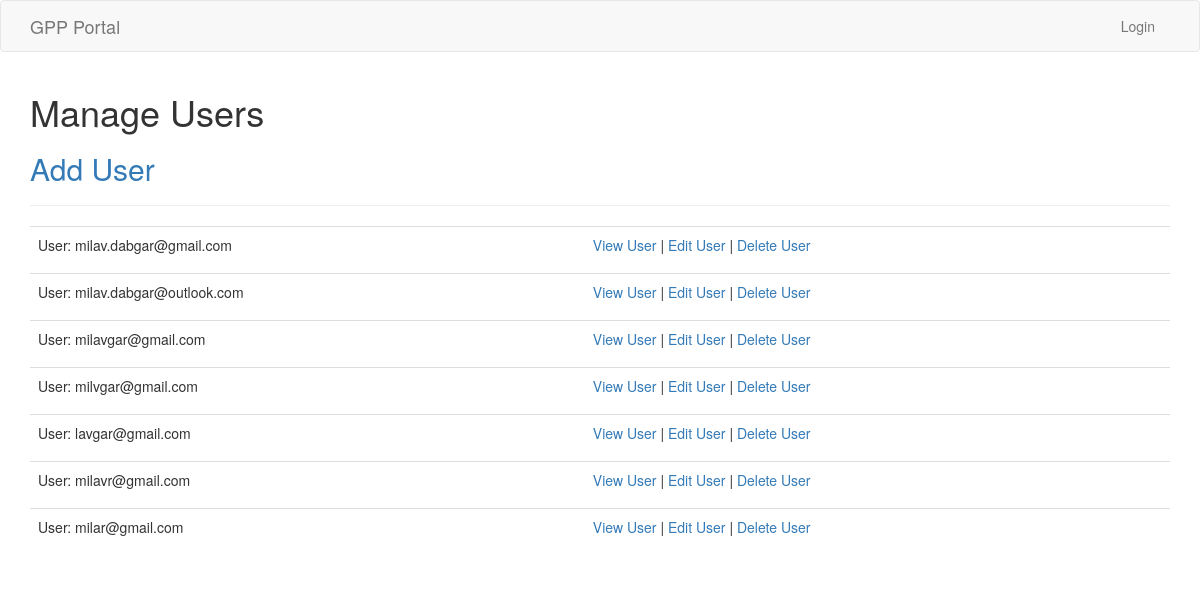
Screenshot of /user/display with the database file from the repository.
### app/models.py (models this page shows, shortened)
class CRUDMixin(db.Model):
    __abstract__ = True  # declares this as an abstract class

class User(UserMixin, CRUDMixin):
    __mapper_args__ = {"polymorphic_identity": "user", "polymorphic_on": "type"}
    id = db.Column(db.Integer, primary_key=True)
    fs_uniquifier = db.Column(db.String(255), unique=True, nullable=False)
    username = db.Column(db.String(80), unique=True)
    email = db.Column(db.String(120), unique=True, nullable=False)
    password = db.Column(db.String(255))
    active = db.Column(db.Boolean())
    confirmed_at = db.Column(db.DateTime)
    first_name = db.Column(db.String(100))
    last_name = db.Column(db.String(100))
    roles = db.relationship(
        "Role", secondary=roles_users, backref=db.backref("users", lazy="dynamic")
    )
    type = db.Column(db.String(50))

class Member(User):
    __mapper_args__ = {"polymorphic_identity": "member"}
    id = db.Column(db.Integer, db.ForeignKey("user.id"), primary_key=True)
    membership_id = db.Column(db.Integer, db.ForeignKey("membership.id"))
    language_preference = db.Column(db.String(50))
    reading_history = db.relationship(
        "Book", secondary=member_books, backref="member", lazy="dynamic"
    )
    book_loans = db.relationship("BookLoan", backref="member", lazy="dynamic")
    purchases = db.relationship("Purchase", backref="member", lazy="dynamic")
    wishlists = db.relationship("Wishlist", backref="member", lazy="dynamic")
    collections = db.relationship("Collection", backref="member", lazy="dynamic")
    reviews = db.relationship("Review", backref="member", lazy="dynamic")
    preferred_genres = db.relationship("Genre", backref="member", lazy="dynamic")

### app/routes/librarian.py (the view)
@librarian_bp.route("/user/display")
def display_users():
    users = User.query.all()
    return render_template("librarian/user_list.html", users=users)

### app/templates/librarian/user_list.html
{% extends "base.html" %}
{% block app_content %}
<h1>Manage Users</h1>
<h2><a href="{{ url_for('librarian_bp.add_user') }}">{{ 'Add User' }}</a></h2> <hr/>
    <table class="table table-hover">
        {% for user in users %}
            <tr>
                <td>
                    <p>{{ 'User' }}: {{ user.email }}</p>
                </td>
                <td>
                    <p>
                        <a href="{{ url_for('librarian_bp.show_user', user_id=user.id) }}">{{ 'View User' }}</a> |
                        <a href="{{ url_for('librarian_bp.edit_user', user_id=user.id) }}">{{ 'Edit User' }}</a> |
                        <a href="{{ url_for('librarian_bp.delete_user', user_id=user.id) }}">{{ 'Delete User' }}</a>
                    </p>
                </td>
            </tr>
        {% endfor %}
    </table>
{% endblock %}

### app/templates/base.html (shortened to what this page needs)
{% extends 'bootstrap/base.html' %}
{% block styles %}{{ super() }}{% endblock %}
{% block navbar %}
    <nav class="navbar navbar-default">
        <div class="container">
            <div class="navbar-header">
                {% if current_user.is_anonymous %}
                    <a class="navbar-brand" href="{{ url_for("main_bp.index") }}">GPP Portal</a>
                {% else %}
                    <a class="navbar-brand" href="{{ url_for("librarian_bp.home") }}">GPP Portal Home</a>
                {% endif %}
            </div>
            <div class="collapse navbar-collapse" id="bs-example-navbar-collapse-1">
                <ul class="nav navbar-nav navbar-right">
                    {% if current_user.is_anonymous %}
                        <li>
                            <a href="{{ url_for("security.login") }}">{{ 'Login' }}</a>
                        </li>
                    {% endif %}
                </ul>
            </div>
        </div>
    </nav>
{% endblock %}
{% block content %}
    <div class="container">
        {% block app_content %}{% endblock %}
    </div>
{% endblock %}

### rows the page displays
User: type "User", email "milav.dabgar@gmail.com", value "View User", value "Edit User", value "Delete User"
Member: value "User", email "milav.dabgar@outlook.com", value "View User", value "Edit User", value "Delete User"
User: type "User", email "milavgar@gmail.com", value "View User", value "Edit User", value "Delete User"
User: type "User", email "milvgar@gmail.com", value "View User", value "Edit User", value "Delete User"
User: type "User", email "lavgar@gmail.com", value "View User", value "Edit User", value "Delete User"
User: type "User", email "milavr@gmail.com", value "View User", value "Edit User", value "Delete User"
User: type "User", email "milar@gmail.com", value "View User", value "Edit User", value "Delete User"

### other values shown
{{ 'Login' }} "Login"
{{ 'Add User' }} "Add User"
